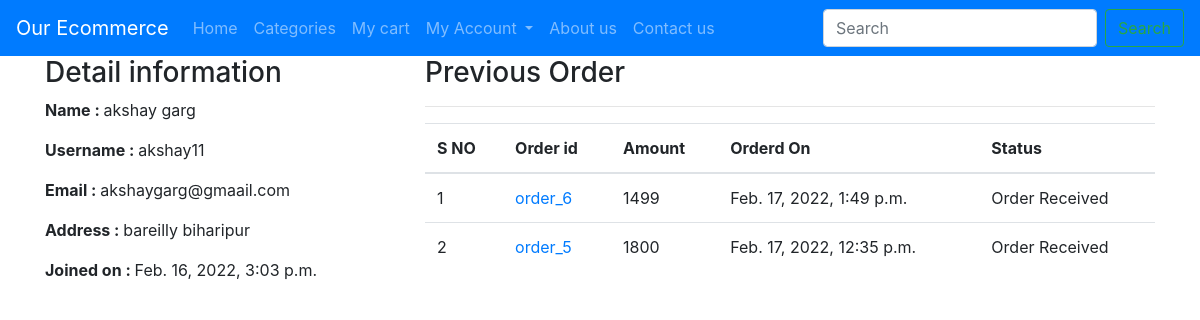
Before: /profile/ (signed in) with the older database file.
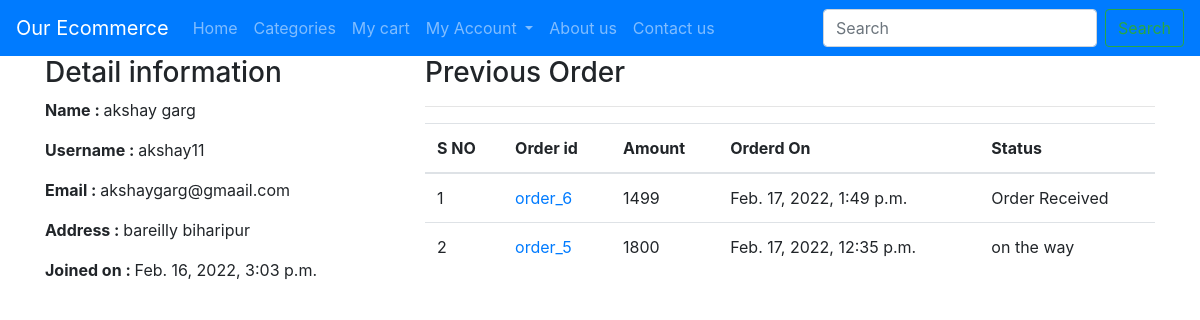
After: the same page with the newer database file.
### ecomapp/models.py (models this page shows, shortened)
class Order(models.Model):
    cart = models.OneToOneField(Cart, on_delete=models.CASCADE)
    ordered_by = models.CharField(max_length=200)
    shipping_address = models.CharField(max_length=200)
    mobile = models.CharField(max_length=10)
    email = models.EmailField(null=True , blank=True)
    subtotal = models.PositiveIntegerField()
    discount = models.PositiveIntegerField()
    total = models.PositiveIntegerField()
    order_status = models.CharField(max_length=50 , choices=ORDER_STATUS)
    created_at = models.DateTimeField(auto_now_add=True)

### ecomapp/views.py (the view)
# urls.py: path("profile/" , CustomerProfileView.as_view() , name="customerprofile"),
class CustomerProfileView(TemplateView):
    template_name = "customerprofile.html"
    def dispatch(self, request, *args, **kwargs):
        if request.user.is_authenticated and Customer.objects.filter(user=request.user).exists():
            pass
        else:
            return redirect("/login/?next=/profile/")
        return super().dispatch(request, *args, **kwargs)
    def get_context_data(self , **kwargs):
        context = super().get_context_data()
        customer = self.request.user.customer
        context['customer'] = customer
        orders = Order.objects.filter(cart__customer=customer).order_by("-id")
        context['orders'] = orders
        return context

### templates/customerprofile.html (shortened to what this page needs)
{% extends 'base.html' %}
{% block content %}
<div class="container">
    <div class="row">
        <div class="col-md-4">
            <h3>Detail information</h3>
            <p><span class="font-weight-bold">Name : </span>{{customer.full_name}}</p>
            <p><span class="font-weight-bold">Username : </span>{{customer.user.username}}</p>
            <p><span class="font-weight-bold">Email : </span>{{customer.user.email}}</p>
            <p><span class="font-weight-bold">Address : </span>{{customer.address}}</p>
            <p><span class="font-weight-bold">Joined on : </span>{{customer.joined_on}}</p>
        </div>
        <div class="col-md-8">
            <h3>Previous Order</h3>
            <hr>
            <table class="table">
                <thead>
                    <tr>
                        <th>S NO</th>
                        <th>Order id</th>
                        <th>Amount</th>
                        <th>Orderd On</th>
                        <th>Status</th>
                    </tr>
                </thead>
                <tbody>
                    {% for ord in orders %}
                    <tr>
                        <td>{{forloop.counter}}</td>
                        <td><a href="{% url 'customerorderdetail' ord.id %}"> order_{{ord.id}}</a></td>
                        <td>{{ord.total}}</td>
                        <td>{{ord.created_at}}</td>
                        <td>{{ord.order_status}}</td>
                    </tr>
                    {% endfor %}
                </tbody>
            </table>
        </div>
    </div>
</div>
{% endblock %}

Changed rows visible on the page:
changed Order id 5: order_status "Order Received" → "on the way"
